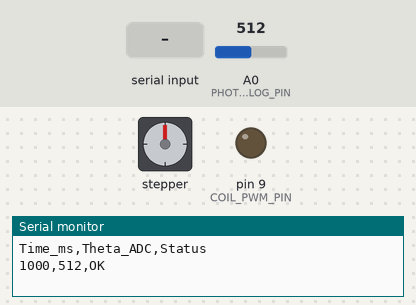
Recording of a sketch running on a simulated Arduino Uno, built with avr-gcc and run on an emulated ATmega328P. On the bench: stepper motor, output pins drawn as LEDs (lit = HIGH), the last lines printed to the serial monitor. Inputs (shaded band) come from the test bench; at power-on: A0 (PHOTO_ANALOG_PIN) = 512. Stepper angles assume 200 steps per turn.

Above: at 1.2 s.
1.3 s: "C" received over Serial
At 2.0 s:
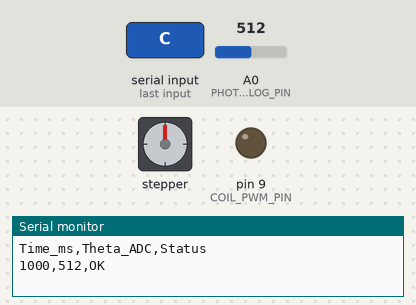
5.4 s: "C" received over Serial
At 6.3 s:
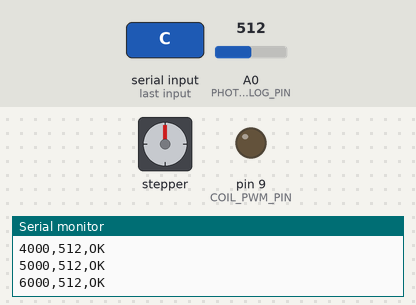
Timing chart, 0 to 11.5 s (numbered marks = the images above; inputs shaded):
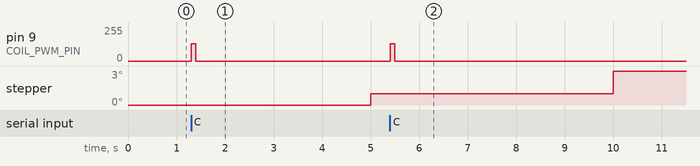

The sketch:

InertiaSpinner.ino
```cpp
// InertiaSpinner.ino — AIRM Spinner firmware (Tier-1)
// Deterministic rotation + raw logging only. No filtering, no demodulation.

#include <AccelStepper.h>

// Pins (adjust as needed)
#define STEPPER_STEP_PIN 2
#define STEPPER_DIR_PIN 3
#define COIL_PWM_PIN 9       // Magnetic torque coil (0-255 PWM)
#define PHOTO_ANALOG_PIN A0  // Optical lever photodiode

// Stepper setup (A4988/DRV8825 driver)
AccelStepper stepper(AccelStepper::DRIVER, STEPPER_STEP_PIN, STEPPER_DIR_PIN);

// Rotation parameters
const float f_spin_hz = 0.001f;          // rotation frequency (Hz)
const long steps_per_rev = 200;          // FULL STEP count; adjust if microstepping
const float target_speed_sps = steps_per_rev * f_spin_hz; // steps/second

// Logging (1 Hz)
unsigned long last_log_ms = 0;
const unsigned long log_interval_ms = 1000;

// Calibration pulse (non-blocking)
volatile bool cal_active = false;
unsigned long cal_start_ms = 0;
const unsigned long cal_pulse_ms = 100;
const uint8_t cal_pwm = 128; // 0-255

void setup() {
  Serial.begin(9600);

  pinMode(COIL_PWM_PIN, OUTPUT);
  analogWrite(COIL_PWM_PIN, 0);

  stepper.setMaxSpeed(1000.0);
  stepper.setSpeed(target_speed_sps);

  // CSV header (matches firmware README)
  Serial.println("Time_ms,Theta_ADC,Status");
}

void loop() {
  // Keep stepper running
  stepper.runSpeed();

  // Handle serial commands (non-blocking)
  if (Serial.available()) {
    char cmd = (char)Serial.read();
    if (cmd == 'C' && !cal_active) {
      cal_active = true;
      cal_start_ms = millis();
      analogWrite(COIL_PWM_PIN, cal_pwm);
    }
  }

  // End calibration pulse (non-blocking)
  if (cal_active && (millis() - cal_start_ms >= cal_pulse_ms)) {
    analogWrite(COIL_PWM_PIN, 0);
    cal_active = false;
  }

  // Log at 1 Hz
  const unsigned long now = millis();
  if (now - last_log_ms >= log_interval_ms) {
    const int adc_raw = analogRead(PHOTO_ANALOG_PIN);

    Serial.print(now);
    Serial.print(",");
    Serial.print(adc_raw);
    Serial.print(",");
    Serial.println("OK");  // Status field

    last_log_ms = now;
  }
}
```

Measured:
- after the input at 1.3 s, pin 9 (COIL_PWM_PIN): 0/255 → 128/255 at once, → 0/255 0.10 s later
- after the input at 5.4 s, pin 9 (COIL_PWM_PIN): 0/255 → 128/255 at once, → 0/255 0.10 s later
